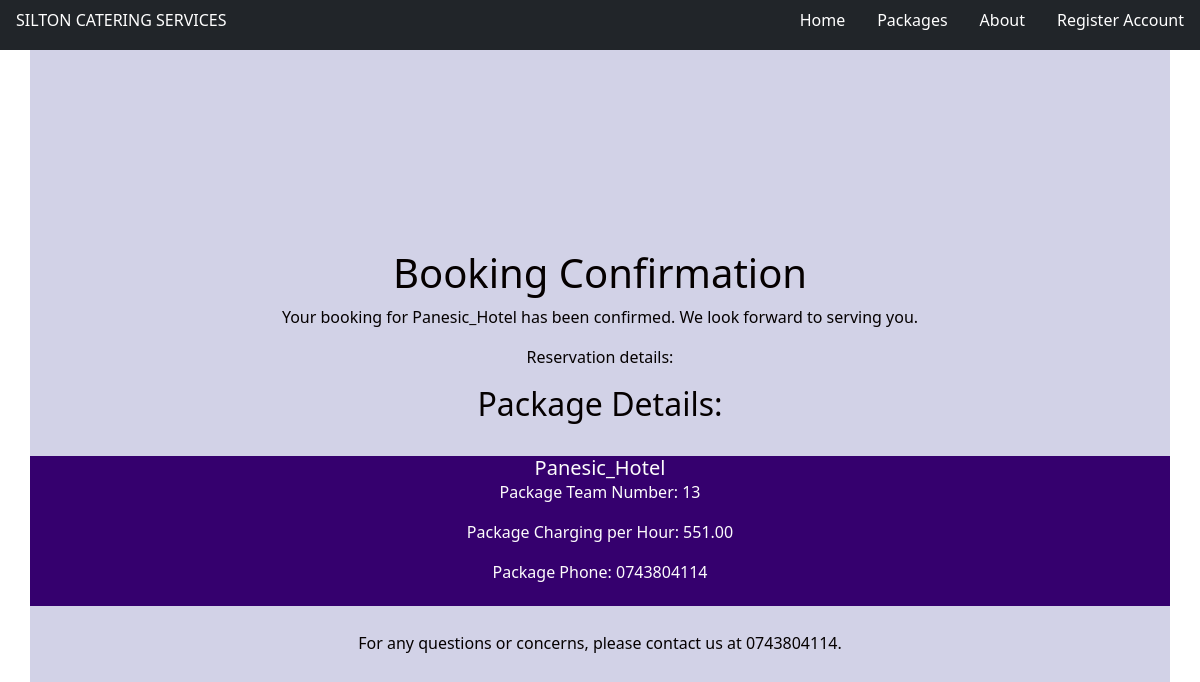
Screenshot of /book-package/7/ with the database file from the repository.
### cater/models.py (models this page shows, shortened)
class Package(models.Model):
    date_created = models.DateTimeField(auto_now_add=True, null=True)
    image = models.ImageField(blank=True)
    title = models.CharField(max_length=50)
    description = models.TextField()
    team_number = models.PositiveIntegerField(default=0)
    charging_per_hour = models.DecimalField(max_digits=8, decimal_places=2, default=0)
    phone = models.CharField(max_length=20, default=0)
    created_by = models.ForeignKey(User, on_delete=models.CASCADE, null=True)

### cater/views.py (the view)
# urls.py: path('book-package/<int:package_id>/', BookPackageView.as_view(), name='book_package'),
class BookPackageView(View):
    def get(self, request, package_id):
        package = get_object_or_404(Package, pk=package_id)
        context = {
            'package': package,
            'message': 'Your booking has been confirmed. We look forward to seeing you on [date] at [time].'
        }
        return render(request, 'cater/confirmation.html', context)

### cater/templates/cater/confirmation.html
{% extends 'cater/base.html' %}
{% block content %}
  <div class="container confirm">
    <h1>Booking Confirmation</h1>
    <p>Your booking for {{ package.title }} has been confirmed. We look forward to serving you.</p>
    <p>Reservation details:</p>
    <h2>Package Details:</h2>
    <div class="crd_body container">
      <h5 class="card-title">{{ package.title }}</h5>
        <p class="card-text">Package Team Number: {{ package.team_number }}</p>
        <p class="card-text">Package Charging per Hour: {{ package.charging_per_hour }}</p>
        <p class="card-text">Package Phone: {{ package.phone }}</p>
    </div>
    <p class="confirm-para">For any questions or concerns, please contact us at {{ package.phone }}.</p>
  </div>
{% endblock %}

### cater/static/css/main.css (style rules this page uses)
* { padding: 0; margin: 0; box-sizing: border-box; }
body { max-width: 100%; max-height: 100vh; }
.confirm { position: relative; bottom: 5vh; color: rgb(5, 0, 0); width: auto; height: 100vh; background-color: rgb(210, 210, 231); display: flex; flex-direction: column; justify-content: center; align-items: center; text-align: center; }
.crd_body { width: 100px; height: 150px; background-color: white; overflow: hidden; width: 20%; color: rgb(253, 252, 252); position: absolute; top: 62vh; left: 0%; background-color: rgb(53, 0, 110); }
.confirm-para { position: relative; top: 25vh; }

### rows the page displays
Package: title "Panesic_Hotel", team_number "13", charging_per_hour "551.00", phone "0743804114"
